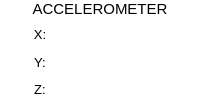
                        <widget class="QFrame" name="frame_13">
                         <property name="maximumSize">
                          <size>
                           <width>16777215</width>
                           <height>16777215</height>
                          </size>
                         </property>
                         <property name="styleSheet">
                          <string notr="true">background:white;
border-radius: 15px;</string>
                         </property>
                         <property name="frameShape">
                          <enum>QFrame::StyledPanel</enum>
                         </property>
                         <property name="frameShadow">
                          <enum>QFrame::Raised</enum>
                         </property>
                         <layout class="QVBoxLayout" name="verticalLayout_17" stretch="0,1">
                          <property name="leftMargin">
                           <number>0</number>
                          </property>
                          <property name="topMargin">
                           <number>0</number>
                          </property>
                          <property name="rightMargin">
                           <number>0</number>
                          </property>
                          <property name="bottomMargin">
                           <number>0</number>
                          </property>
                          <item>
                           <widget class="QLabel" name="label_37">
                            <property name="font">
                             <font>
                              <pointsize>11</pointsize>
                             </font>
                            </property>
                            <property name="styleSheet">
                             <string notr="true">background:transparent;
border-top-left-radius: 15px;
border-top-right-radius: 15px;</string>
                            </property>
                            <property name="text">
                             <string>ACCELEROMETER</string>
                            </property>
                            <property name="alignment">
                             <set>Qt::AlignCenter</set>
                            </property>
                           </widget>
                          </item>
                          <item>
                           <widget class="QFrame" name="frame_55">
                            <property name="sizePolicy">
                             <sizepolicy hsizetype="Preferred" vsizetype="Preferred">
                              <horstretch>0</horstretch>
                              <verstretch>0</verstretch>
                             </sizepolicy>
                            </property>
                            <property name="frameShape">
                             <enum>QFrame::StyledPanel</enum>
                            </property>
                            <property name="frameShadow">
                             <enum>QFrame::Raised</enum>
                            </property>
                            <layout class="QHBoxLayout" name="horizontalLayout_47" stretch="0,0">
                             <property name="spacing">
                              <number>0</number>
                             </property>
                             <property name="leftMargin">
                              <number>0</number>
                             </property>
                             <property name="topMargin">
                              <number>0</number>
                             </property>
                             <property name="rightMargin">
                              <number>0</number>
                             </property>
                             <property name="bottomMargin">
                              <number>0</number>
                             </property>
                             <item>
                              <widget class="QFrame" name="frame_93">
                               <property name="minimumSize">
                                <size>
                                 <width>0</width>
                                 <height>0</height>
                                </size>
                               </property>
                               <property name="styleSheet">
                                <string notr="true">background:transparent;</string>
                               </property>
                               <property name="frameShape">
                                <enum>QFrame::StyledPanel</enum>
                               </property>
                               <property name="frameShadow">
                                <enum>QFrame::Raised</enum>
                               </property>
                               <layout class="QVBoxLayout" name="verticalLayout_65">
                                <property name="leftMargin">
                                 <number>0</number>
                                </property>
                                <property name="topMargin">
                                 <number>0</number>
                                </property>
                                <property name="rightMargin">
                                 <number>0</number>
                                </property>
                                <property name="bottomMargin">
                                 <number>0</number>
                                </property>
                                <item>
                                 <widget class="QLabel" name="label_45">
                                  <property name="font">
                                   <font>
                                    <pointsize>10</pointsize>
                                   </font>
                                  </property>
                                  <property name="text">
                                   <string>X:</string>
                                  </property>
                                  <property name="alignment">
                                   <set>Qt::AlignCenter</set>
                                  </property>
                                 </widget>
                                </item>
                                <item>
                                 <widget class="QLabel" name="label_47">
                                  <property name="font">
                                   <font>
                                    <pointsize>10</pointsize>
                                   </font>
                                  </property>
                                  <property name="text">
                                   <string>Y:</string>
                                  </property>
                                  <property name="alignment">
                                   <set>Qt::AlignCenter</set>
                                  </property>
                                 </widget>
                                </item>
                                <item>
                                 <widget class="QLabel" name="label_46">
                                  <property name="font">
                                   <font>
                                    <pointsize>10</pointsize>
                                   </font>
                                  </property>
                                  <property name="text">
                                   <string>Z:</string>
                                  </property>
                                  <property name="alignment">
                                   <set>Qt::AlignCenter</set>
                                  </property>
                                 </widget>
                                </item>
                               </layout>
                              </widget>
                             </item>
                             <item>
                              <widget class="QFrame" name="frame_94">
                               <property name="sizePolicy">
                                <sizepolicy hsizetype="Preferred" vsizetype="Preferred">
                                 <horstretch>0</horstretch>
                                 <verstretch>0</verstretch>
                                </sizepolicy>
                               </property>
                               <property name="minimumSize">
                                <size>
                                 <width>120</width>
                                 <height>0</height>
                                </size>
                               </property>
                               <property name="styleSheet">
                                <string notr="true">background:transparent</string>
                               </property>
                               <property name="frameShape">
                                <enum>QFrame::StyledPanel</enum>
                               </property>
                               <property name="frameShadow">
                                <enum>QFrame::Raised</enum>
                               </property>
                               <layout class="QVBoxLayout" name="verticalLayout_66">
                                <property name="leftMargin">
                                 <number>0</number>
                                </property>
                                <property name="topMargin">
                                 <number>0</number>
                                </property>
                                <property name="rightMargin">
                                 <number>0</number>
                                </property>
                                <property name="bottomMargin">
                                 <number>0</number>
                                </property>
                                <item>
                                 <widget class="QFrame" name="frame_90">
                                  <property name="frameShape">
                                   <enum>QFrame::StyledPanel</enum>
                                  </property>
                                  <property name="frameShadow">
                                   <enum>QFrame::Raised</enum>
                                  </property>
                                 </widget>
                                </item>
                                <item>
                                 <widget class="QFrame" name="frame_91">
                                  <property name="frameShape">
                                   <enum>QFrame::StyledPanel</enum>
                                  </property>
                                  <property name="frameShadow">
                                   <enum>QFrame::Raised</enum>
                                  </property>
                                 </widget>
                                </item>
                                <item>
                                 <widget class="QFrame" name="frame_92">
                                  <property name="frameShape">
                                   <enum>QFrame::StyledPanel</enum>
                                  </property>
                                  <property name="frameShadow">
                                   <enum>QFrame::Raised</enum>
                                  </property>
                                 </widget>
                                </item>
                               </layout>
                              </widget>
                             </item>
                            </layout>
                           </widget>
                          </item>
                         </layout>
                        </widget>
